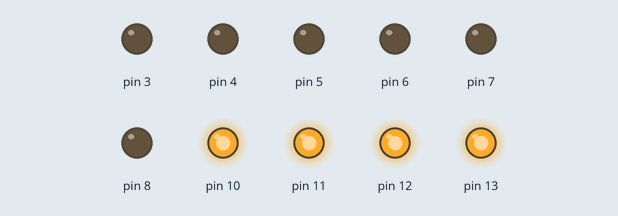
Recording of a sketch running on a simulated Arduino Uno, built with avr-gcc and run on an emulated ATmega328P. Shown: output pins drawn as LEDs (lit = HIGH). Pins used as bus, display or sensor lines are not drawn.

Above: at 1.0 s.
At 3.0 s:
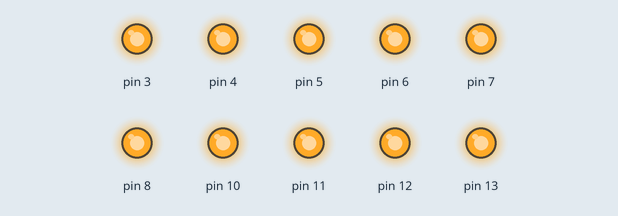
Timing chart, 0 to 6.9 s (numbered marks = the images above):
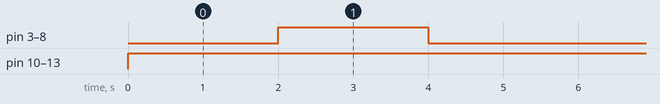

The sketch:

sequence.ino
```cpp
int rowStart = 2;
int colStart = 9;

int counter = 0;

void setup() {
  Serial.begin(9600);
  for (int row = 0; row < 7; row++) {
    pinMode(rowStart + row, OUTPUT);
  }
  for (int col = 0; col < 5; col++) {
    pinMode(colStart + col, OUTPUT);
  }
}

void loop() {
  for (int col = 0; col < 5; col++) {
    digitalWrite(colStart + col, HIGH);
  }

  delay(2000);

  digitalWrite(colStart, LOW);
  for (int row = 0; row < 7; row++) {
    digitalWrite(rowStart + row, HIGH);
  }

  delay(2000);

  for (int row = 1; row < 7; row++) {
    digitalWrite(rowStart + row, LOW);
  }

  delay(2000);
}
```

Measured:
- by itself, pin 3–8: alternates HIGH for 2.0 s and LOW for 4.0 s
- by itself, pin 10–13: LOW → HIGH at 0.00 s
